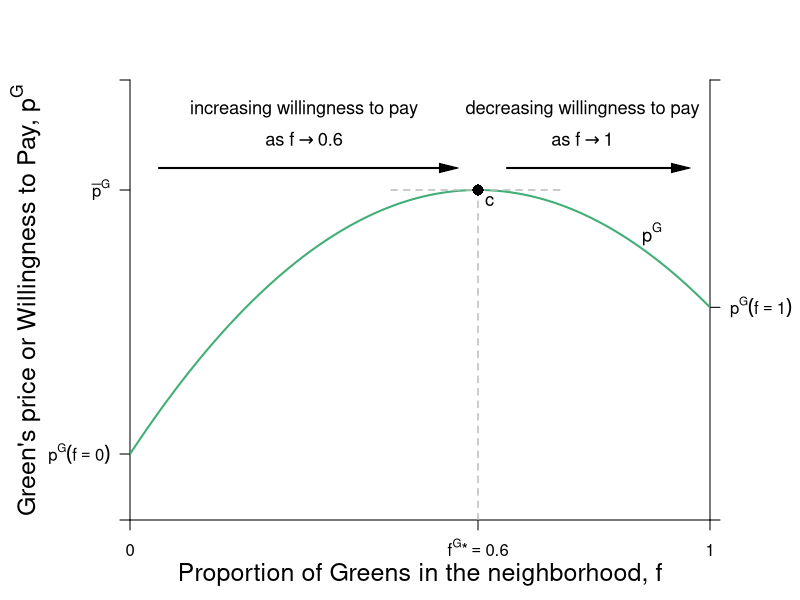

Here is the R script that generated this plot:
#Graph Designer: Simon Halliday
#Authors: Bowles, Foley and Halliday
#Title: Coordination, Conflict and Competition: A Text in Microeconomics

library(shape)
pdf(file = "public_mechanism/segregation_initial.pdf", width = 8, height = 6)

#Set parameters for graphics
axislabelsize <- 1.5
labelsize <- 1.1
graphlinewidth <- 2
segmentlinewidth <- 1.5

COL <- c("#7fc97f", "#beaed4", "#fdc086", "#ffff99", "#386cb0", "#f0027f", "#bf5b17", "#666666")
COLA <- c("#e0f3db", "#99d8c9","#66c2a4","#41ae76", "#238b45", "#005824")
COLB <- c("#c6dbef", "#4eb3d3", "#2b8cbe", "#0868ac","#084081")

#Edited the margins to cater for the larger LHS labels
par(mar =  c(4, 6.5, 4, 4.5))

GreenPrice <- function(f, delta = 0.1, p = 0.1) {
  (1/2)*(f - delta)  - (1/2)*(f - delta)^2 + p 
}

BluePrice <- function(f, delta = 0.1, p = 0.1) {
  (1/2)*(f + delta)  - (1/2)*(f + delta)^2 + p
}

xlims <- c(0, 1)
ylims <- c(0, 0.3)

npts <- 501 
d1 <- seq(xlims[1], xlims[2], length.out = npts)
f1 <- seq(ylims[1], ylims[2], length.out = npts) 
a <- c(0.0625)

plot(0, 0, xlim = xlims, ylim = ylims, type = "n",
     xlab = expression(paste("")),
     ylab = expression(paste("")), 
     xaxt = "n", 
     yaxt = "n", 
     cex.lab = axislabelsize, 
     bty = "n", 
     xaxs="i", 
     yaxs="i"
)


# ticksy <- seq(from = 0, to = ylims[2], by = 0.1)
# ylabels <- seq(from = 0, to = ylims[2], by = 0.1)
# ticksx <- seq(from = 0, to = xlims[2], by = 0.1)
# xlabels <- seq(from = 0, to = xlims[2], by = 0.1)
ticksy <- c(ylims[1], GreenPrice(f = 0), GreenPrice(f = 0.6), ylims[2])
ylabels <- c(NA, expression(paste(p^G*(f == 0))), expression(paste(bar(p)^G)), NA)
ticksx <- c(xlims[1], 0.6, xlims[2])
xlabels <- c(0, expression(paste(f^{G},"*" == 0.6 )), 1)
ticksy2 <- c(ylims[1], GreenPrice(f = 1), ylims[2])
ylabels2 <- c(NA, expression(paste(p^G*(f == 1))), NA)

axis(1, at = ticksx, pos = 0, labels = xlabels)
axis(2, at = ticksy, pos = 0, labels = ylabels, las = 1)
axis(4, at = ticksy2, pos = 1, labels = ylabels2, las = 1)

npts <- 503 
xx1 <- seq(xlims[1], xlims[2], length.out = npts)
xx2 <- seq(xlims[1], 0.6, length.out = npts)
xx3 <- seq(0.6, xlims[2], length.out = npts)

# #Polygon 1
# xpoly1 <- c(xx2, 0.6, 0, 0)
# ypoly1 <- c(GreenPrice(xx2), 0, 0, GreenPrice(0))
# polygon(x = xpoly1, y = ypoly1, col=COLA[1], density=NULL, border = NA)

#Polygon 2
# xpoly2 <- c(xx3, 1, 1, 0.6)
# ypoly2 <- c(GreenPrice(xx3), GreenPrice(1), 0, 0)
# polygon(x = xpoly2, y = ypoly2, col=COLB[1], density=NULL, border = NA)


#Draw the graphs
lines(xx1, GreenPrice(xx1), col = COLA[4], lwd = graphlinewidth)
#lines(xx1, BluePrice(xx1), col = COLB[4], lwd = graphlinewidth)

#Axis labels
mtext(expression(paste("Proportion of Greens in the neighborhood, ", f)), side = 1, line = 2.5, cex = axislabelsize)
text(-0.18, 0.5*(ylims[2]), expression(paste("Green's price or Willingness to Pay, ", p^G)), xpd = TRUE, cex = axislabelsize, srt = 90) 

#Segments and labeled points on the graphs
# segments(0.5, 0, 0.5, GreenPrice(f = 0.5), lty = 2, col = "gray" , lwd = segmentlinewidth)
# points(0.5, GreenPrice(f = 0.5), pch = 16, col = "black", cex = 1.5)
# text(0.5, GreenPrice(f = 0.5) + 0.01, expression(paste(e)), cex = labelsize)
# 
# segments(0.4, 0, 0.4, BluePrice(f = 0.4), lty = 2, col = "gray" , lwd = segmentlinewidth)
# points(0.4, BluePrice(f = 0.4), pch = 16, col = "black", cex = 1.5)
# points(0.4, GreenPrice(f = 0.4), pch = 16, col = "black", cex = 1.5)
# text(0.4-0.02, BluePrice(f = 0.4) - 0.0075, expression(paste(a)), cex = labelsize)
# text(0.4+0.02, GreenPrice(f = 0.4) - 0.005, expression(paste(b)), cex = labelsize)
# 

segments(0.45, GreenPrice(f = 0.6), 0.75, GreenPrice(f = 0.6), lty = 2, col = "gray" , lwd = segmentlinewidth)
segments(0.6, 0, 0.6, GreenPrice(f = 0.6), lty = 2, col = "gray" , lwd = segmentlinewidth)
points(0.6, GreenPrice(f = 0.6), pch = 16, col = "black", cex = 1.5)
#text(0.6 - 0.02, BluePrice(f = 0.6) - 0.005, expression(paste(d)), cex = labelsize)
text(0.6 + 0.02, GreenPrice(f = 0.6) - 0.0075, expression(paste(c)), cex = labelsize)

#Label graphs
text(0.9, GreenPrice(f = 0.9) + 0.015, expression(paste(p^G)), cex = labelsize)

#Explain the dynamics
text(0.3, 0.28, expression(paste("increasing willingness to pay")), cex = labelsize)
text(0.3, 0.26, expression(paste("as ",f %->% 0.6)), cex = labelsize)
Arrows(0.05, 0.24, 0.55, 0.24, col = "black", code = 2, lty = 1, lwd = 2, arr.type = "triangle", arr.lwd = 0.5)

text(0.78, 0.28, expression(paste("decreasing willingness to pay")), cex = labelsize)
text(0.78, 0.26, expression(paste("as ",f %->% 1)), cex = labelsize)
Arrows(0.65, 0.24, 0.95, 0.24, col = "black", code = 2, lty = 1, lwd = 2, arr.type = "triangle", arr.lwd = 0.5)


dev.off()
